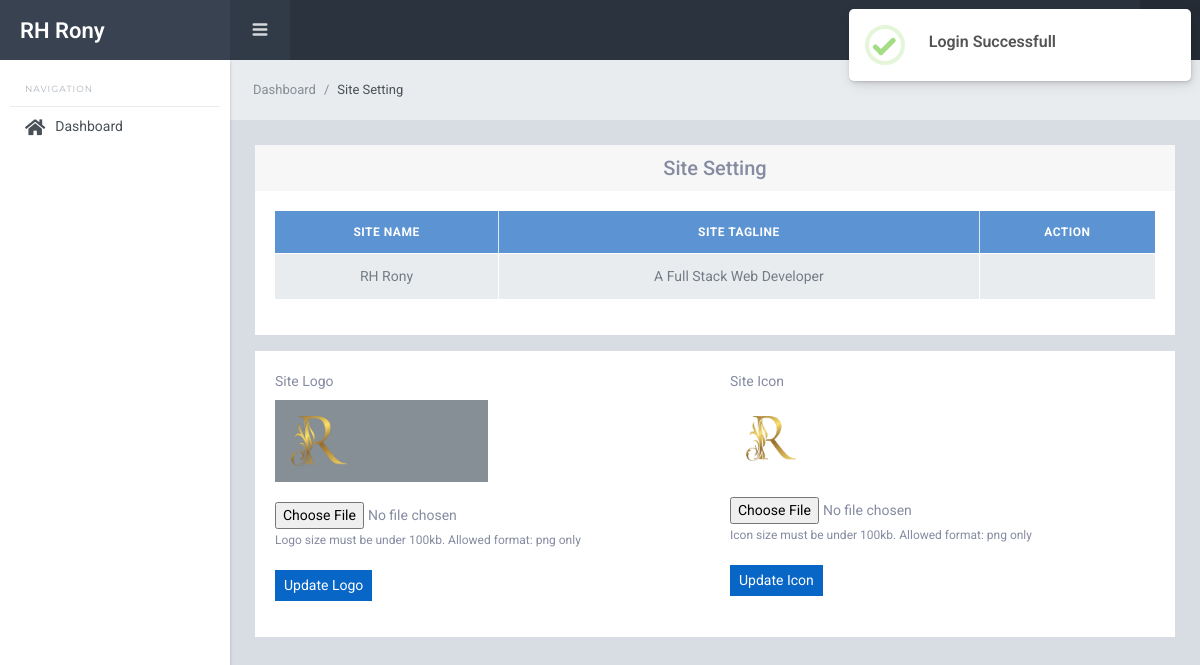
/backend/setting/site_setting.php (signed in), run on the app's committed database.
### tables this page shows
CREATE TABLE `site_setting` (
  `id` int(11) NOT NULL,
  `name` varchar(50) NOT NULL,
  `tagline` varchar(100) NOT NULL,
  `logo` varchar(100) NOT NULL DEFAULT 'default-logo.png',
  `icon` varchar(100) NOT NULL DEFAULT 'default-icon.png'
);

### assets/functions.php (called while the page is built, shortened)
<?php
function url($x = '') {
    $directory = explode('/', dirname($_SERVER['PHP_SELF']));
    $url = $_SERVER['HTTP_HOST'] . '/' . $directory[1] . '/';
    $url = str_replace('//', '/', $url);
    if (isset($_SERVER['HTTPS']) && $_SERVER['HTTPS'] == 'on') {
        $url = 'https://' . $url;
    } else {
        $url = 'http://' . $url;
    }
    return $url . $x;
}

### backend/setting/site_setting.php (the view, shortened to what this page needs)
<?php
$sql = "SELECT * FROM site_setting";
$query = mysqli_query($conn, $sql);
require_once("../includes/header.php");
require_once("../includes/sidebar.php");
require_once("../includes/navbar.php");
?>
<div class="sl-mainpanel">
    <nav class="breadcrumb sl-breadcrumb">
        <a class="breadcrumb-item" href="<?= url() ?>backend/dashboard.php">Dashboard</a>
        <span class="breadcrumb-item active">Site Setting</span>
    </nav>
    <div class="sl-pagebody">
        <div class="row justify-content-center">
            <div class="col-md-12">
                <div class="card">
                    <div class="card-header">
                        <h5 class="m-0 text-center">Site Setting</h5>
                    </div>
                    <div class="card-body">
                        <table class="table table-bordered align-middle text-center">
                            <thead class="bg-info">
                                <tr>
                                    <th class="text-center">Site Name</th>
                                    <th class="text-center">Site Tagline</th>
                                    <th class="text-center">Action</th>
                                </tr>
                            </thead>
                            <tbody>
                                <?php foreach ($query as $key => $setting) : ?>
                                    <tr>
                                        <td><?= $setting['name'] ?></td>
                                        <td><?= $setting['tagline'] ?></td>
                                        <td>
                                        </td>
                                    </tr>
                                <?php endforeach ?>
                            </tbody>
                        </table>
                    </div>
                </div>
                <div class="card mt-3">
                    <div class="card-body">
                        <div class="row">
                            <div class="col-md-6">
                                <form action="site_setting_image_process.php" method="POST" enctype="multipart/form-data">
                                    <div class="form-group">
                                        <label for="image">Site Logo</label>
                                        <p class="bg-secondary w-50 p-3">
                                            <img style="max-height: 50px;" class="img-fluid" id="logo_preview" src="<?= url() ?>assets/frontend/images/logo/<?= $setting['logo'] ?>">
                                        </p>
                                        <input type="file" class="form-control-file" id="image" name="logo" accept="image/png" onchange="document.getElementById('logo_preview').src = window.URL.createObjectURL(this.files[0])">
                                        <span class="tx-12">Logo size must be under 100kb. Allowed format: png only</span>
                                    </div>
                                    <div class="form-group">
                                        <button type="submit" class="btn btn-primary btn-sm" name="update_logo">Update Logo</button>
                                    </div>
                                </form>
                            </div>
                            <div class="col-md-6">
                                <form action="site_setting_image_process.php" method="POST" enctype="multipart/form-data">
                                    <div class="form-group">
                                        <label for="image">Site Icon</label>
                                        <p class="p-3">
                                            <img style="max-width: 50px;" class="img-fluid" id="icon_preview" src="<?= url() ?>assets/frontend/images/logo/<?= $setting['icon'] ?>">
                                        </p>
                                        <input type="file" class="form-control-file" id="image" name="icon" accept="image/png" onchange="document.getElementById('icon_preview').src = window.URL.createObjectURL(this.files[0])">
                                        <span class="tx-12">Icon size must be under 100kb. Allowed format: png only</span>
                                    </div>
                                    <div class="form-group">
                                        <button type="submit" class="btn btn-primary btn-sm" name="update_icon">Update Icon</button>
                                    </div>
                                </form>
                            </div>
                        </div>
                    </div>
                </div>
            </div>
        </div>
    </div>
</div>
<?php require_once("../includes/footer.php"); ?>

### assets/style.css (style rules this page uses)
button { cursor: pointer; }
.table th, .table td { vertical-align: middle; }

### data on the page
site_setting: name "RH Rony", tagline "A Full Stack Web Developer", logo (picture), icon (picture)
